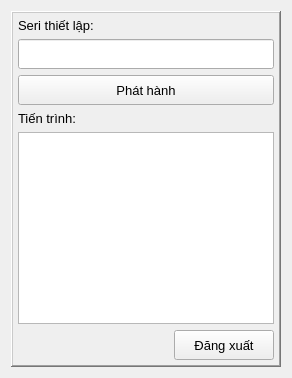
      <widget class="QWidget" name="page_7">
       <layout class="QVBoxLayout" name="verticalLayout_27">
        <item>
         <layout class="QHBoxLayout" name="horizontalLayout_5">
          <item>
           <widget class="QFrame" name="frame">
            <property name="frameShape">
             <enum>QFrame::WinPanel</enum>
            </property>
            <property name="frameShadow">
             <enum>QFrame::Raised</enum>
            </property>
            <layout class="QVBoxLayout" name="verticalLayout_19">
             <property name="leftMargin">
              <number>5</number>
             </property>
             <property name="topMargin">
              <number>5</number>
             </property>
             <property name="rightMargin">
              <number>5</number>
             </property>
             <property name="bottomMargin">
              <number>5</number>
             </property>
             <item>
              <layout class="QVBoxLayout" name="verticalLayout_20">
               <item>
                <widget class="QLabel" name="label_7">
                 <property name="font">
                  <font>
                   <pointsize>10</pointsize>
                  </font>
                 </property>
                 <property name="text">
                  <string>Seri thiết lập:</string>
                 </property>
                </widget>
               </item>
               <item>
                <widget class="QLineEdit" name="txt_seri_manual_2">
                 <property name="minimumSize">
                  <size>
                   <width>0</width>
                   <height>30</height>
                  </size>
                 </property>
                 <property name="font">
                  <font>
                   <pointsize>10</pointsize>
                  </font>
                 </property>
                </widget>
               </item>
               <item>
                <widget class="QPushButton" name="btn_sealing_manual">
                 <property name="minimumSize">
                  <size>
                   <width>0</width>
                   <height>30</height>
                  </size>
                 </property>
                 <property name="font">
                  <font>
                   <pointsize>10</pointsize>
                  </font>
                 </property>
                 <property name="text">
                  <string>Phát hành</string>
                 </property>
                </widget>
               </item>
               <item>
                <widget class="QLabel" name="label_13">
                 <property name="font">
                  <font>
                   <pointsize>10</pointsize>
                  </font>
                 </property>
                 <property name="text">
                  <string>Tiến trình:</string>
                 </property>
                </widget>
               </item>
               <item>
                <widget class="QTextEdit" name="textEdit_2"/>
               </item>
               <item>
                <layout class="QHBoxLayout" name="horizontalLayout_6">
                 <item>
                  <spacer name="horizontalSpacer_6">
                   <property name="orientation">
                    <enum>Qt::Horizontal</enum>
                   </property>
                   <property name="sizeHint" stdset="0">
                    <size>
                     <width>40</width>
                     <height>20</height>
                    </size>
                   </property>
                  </spacer>
                 </item>
                 <item>
                  <widget class="QPushButton" name="btn_return_setup">
                   <property name="minimumSize">
                    <size>
                     <width>100</width>
                     <height>30</height>
                    </size>
                   </property>
                   <property name="font">
                    <font>
                     <pointsize>10</pointsize>
                    </font>
                   </property>
                   <property name="text">
                    <string>Đăng xuất</string>
                   </property>
                  </widget>
                 </item>
                </layout>
               </item>
              </layout>
             </item>
            </layout>
           </widget>
          </item>
         </layout>
        </item>
       </layout>
      </widget>
